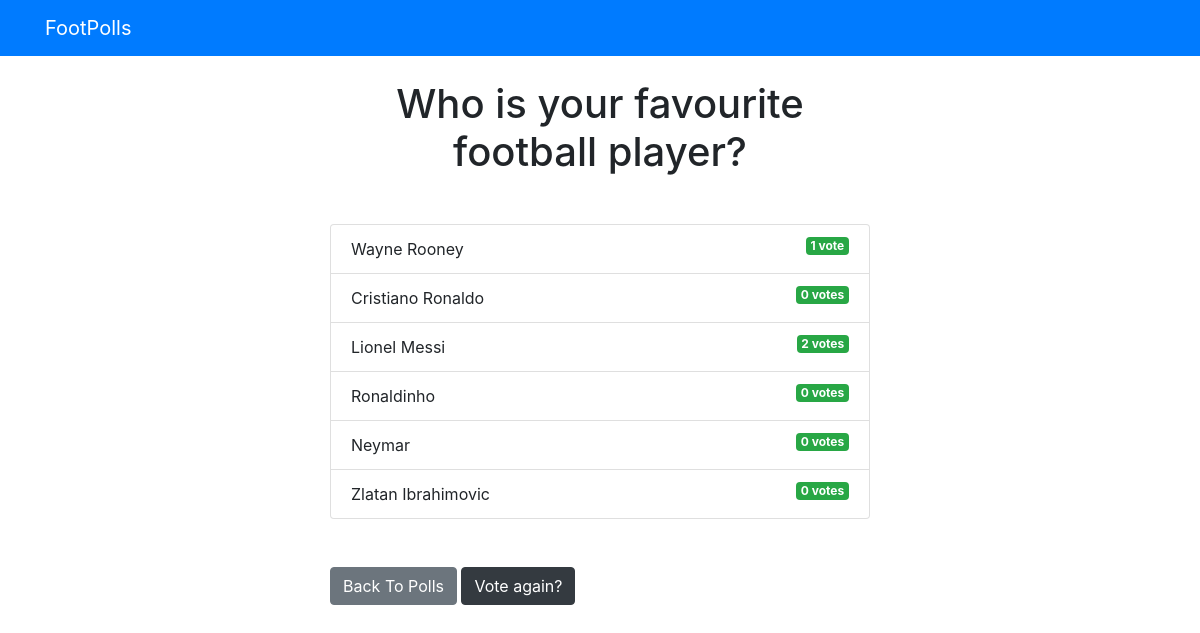
The app's page /polls/2/results/ with its own data.
### polls/models.py (models this page shows, shortened)
class Question(models.Model):
    question_text = models.CharField(max_length=200)
    pub_date = models.DateTimeField('date published')

class Choice(models.Model):
    question = models.ForeignKey(Question, on_delete=models.CASCADE)
    choice_text = models.CharField(max_length=100)
    votes = models.IntegerField(default=0)

### polls/views.py (the view)
# urls.py: path('<int:question_id>/results/', views.results, name='results'),
def results(request, question_id):
    question = get_object_or_404(Question, pk=question_id)
    return render(request, 'polls/results.html', {'question': question})

### templates/polls/results.html
{% extends 'base.html' %} {% block content %}
<h1 class="mb-5 text-center">{{ question.question_text }}</h1>
<ul class="list-group mb-5">
  {% for choice in question.choice_set.all %}
  <li class="list-group-item">
    {{ choice.choice_text }}
    <span class="badge badge-success float-right"
      >{{ choice.votes }} vote{{ choice.votes | pluralize }}</span
    >
  </li>
  {% endfor %}
</ul>
<a class="btn btn-secondary" href="{% url 'polls:index' %}">Back To Polls</a>
<a class="btn btn-dark" href="{% url 'polls:detail' question.id %}"
  >Vote again?</a
>
{% endblock %}

### templates/base.html (shortened to what this page needs)
<!DOCTYPE html>
<html lang="en">
  <head>
    <link
      rel="stylesheet"
      href="https://stackpath.bootstrapcdn.com/bootstrap/4.3.1/css/bootstrap.min.css"
    />
  </head>
  <body>
    {% include 'partials/_header.html' %}
    <div class="container">
      <div class="row">
        <div class="col-md-6 m-auto">
          {% block content %}{% endblock %}
        </div>
      </div>
    </div>
  </body>
</html>

### templates/partials/_header.html
<nav class="navbar navbar-dark bg-primary mb-4">
  <div class="container">
    <a href="/" class="navbar-brand">FootPolls</a>
  </div>
</nav>

### records on screen
Question: question_text "Who is your favourite football player?"
Choice: choice_text "Wayne Rooney", votes "1"
Choice: choice_text "Cristiano Ronaldo", votes "0", votes|pluralize "s"
Choice: choice_text "Lionel Messi", votes "2", votes|pluralize "s"
Choice: choice_text "Ronaldinho", votes "0", votes|pluralize "s"
Choice: choice_text "Neymar", votes "0", votes|pluralize "s"
Choice: choice_text "Zlatan Ibrahimovic", votes "0", votes|pluralize "s"
